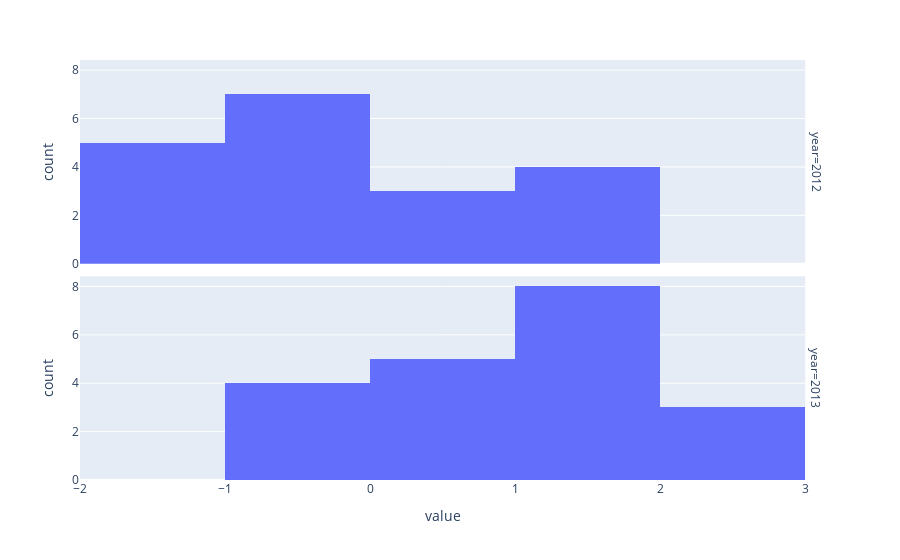

This figure's notebook cell:
### Code cell
import numpy as np
import pandas as pd
import plotly.express as px

df = pd.DataFrame({'2012': np.random.randn(20),
           '2013': np.random.randn(20)+1})
df['2012'].iloc[0] = np.nan

df = df.reset_index()
dfm = pd.melt(df, id_vars=['index'], value_vars=df.columns[1:])
dfm = dfm.dropna()

dfm.rename(columns={'variable':'year'}, inplace = True)
fig = px.histogram(dfm, x="value",
                   facet_row = 'year')
fig.show()

### Figure 1 — Plotly figure (JSON) as saved in the notebook; plotly's stock layout.template omitted (floating-point values rounded to 4 significant figures)
{"data": [{"alignmentgroup": "True", "bingroup": "x", "hovertemplate": "year=2012<br>value=%{x}<br>count=%{y}<extra></extra>", "legendgroup": "", "marker": {"color": "#636efa", "pattern": {"shape": ""}}, "name": "", "offsetgroup": "", "orientation": "v", "showlegend": false, "type": "histogram", "x": [1.305, 1.038, 0.0668, 1.018, 0.4538, -1.194, -0.3971, -0.8477, -0.7444, 1.968, -1.467, -0.4488, -0.8264, 0.9219, -0.2599, -1.239, -0.802, -1.452, -1.187], "xaxis": "x2", "yaxis": "y2"}, {"alignmentgroup": "True", "bingroup": "x", "hovertemplate": "year=2013<br>value=%{x}<br>count=%{y}<extra></extra>", "legendgroup": "", "marker": {"color": "#636efa", "pattern": {"shape": ""}}, "name": "", "offsetgroup": "", "orientation": "v", "showlegend": false, "type": "histogram", "x": [1.524, 1.131, 0.9198, 1.276, 1.077, -0.06589, 1.37, -0.9974, 1.05, 2.164, 0.9823, 0.7413, 0.6987, 0.2392, 2.689, 1.225, -0.07135, 2.071, 1.224, -0.6004], "xaxis": "x", "yaxis": "y"}], "layout": {"annotations": [{"font": {}, "showarrow": false, "text": "year=2013", "textangle": 90, "x": 0.98, "xanchor": "left", "xref": "paper", "y": 0.2425, "yanchor": "middle", "yref": "paper"}, {"font": {}, "showarrow": false, "text": "year=2012", "textangle": 90, "x": 0.98, "xanchor": "left", "xref": "paper", "y": 0.7575, "yanchor": "middle", "yref": "paper"}], "autosize": true, "barmode": "relative", "legend": {"tracegroupgap": 0}, "margin": {"t": 60}, "xaxis": {"anchor": "y", "autorange": true, "domain": [0, 0.98], "range": [-2, 3], "title": {"text": "value"}, "type": "linear"}, "xaxis2": {"anchor": "y2", "autorange": true, "domain": [0, 0.98], "matches": "x", "range": [-2, 3], "showticklabels": false, "type": "linear"}, "yaxis": {"anchor": "x", "autorange": true, "domain": [0, 0.485], "range": [0, 8.421], "title": {"text": "count"}}, "yaxis2": {"anchor": "x2", "autorange": true, "domain": [0.515, 1], "matches": "y", "range": [0, 8.421], "title": {"text": "count"}}}}
